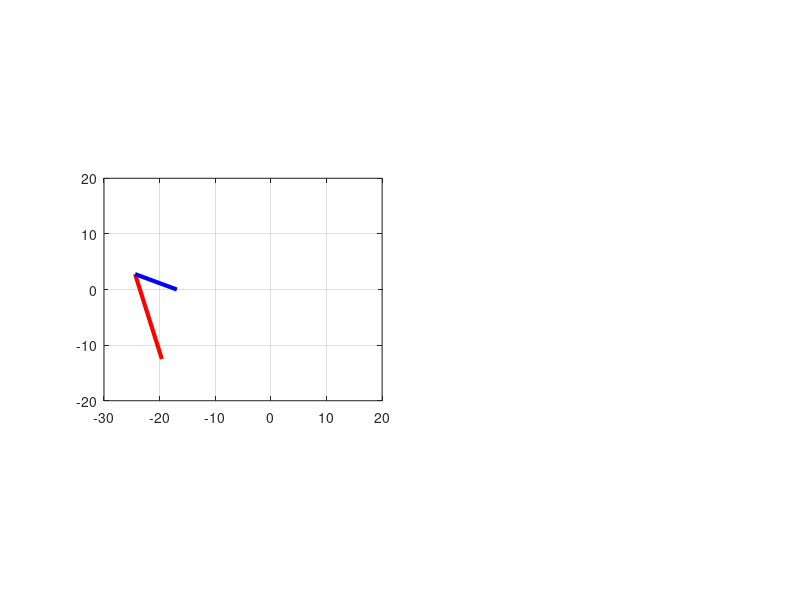

Reproduce this figure in MATLAB.
clc; clear; close all;

L1 = 16;
L2 = 8;
x2 = 8:-0.1:2.7;
y2 =12.5;                                                                                                                                                              

costh2 = (x2.^2 + y2.^2 -(L1^2+L2^2))/(2*L1*L2);
sinth2 = sqrt(1-abs(costh2).^2);
th2 = atan2d(sinth2,costh2);
th1 = atan2d(y2,x2) - atan2d(L1+L2*cosd(th2),L2*sind(th2));
x1 = L1*sind(-th1);
y1 = L1*cosd(-th1);

hf = figure;                            
ha = axes(hf);  


subplot(2,4,[1,2,5,6],ha)
a = plot(ha,[-19.6 x1(1)-19.6],[-12.5 y1(1)-12.5],'r','LineWidth',3);
hold on
b = plot(ha,[x1(1)-19.6 x2(1)-19.6],[y1(1)-12.5 y2-12.5],'b','LineWidth',3);
grid(ha,'on');
set(ha,'XLim',[-30 20]);
set(ha,'YLim',[-20 20]);
axis(ha,'equal'); 

pause(1);

for i = 1:length(x2)

    set(a,'XData',[-19.6 x1(i)-19.6],'YData',[-12.5 y1(i)-12.5]);
        
    set(b,'XData',[x1(i)-19.6 x2(i)-19.6],'YData',[y1(i)-12.5 y2-12.5]);
   
    
    pause(0.05);

end


%%

    red = sqrt(x1.^2 + y1.^2)
    blue = sqrt((x2-x1).^2 + (y2-y1).^2)

